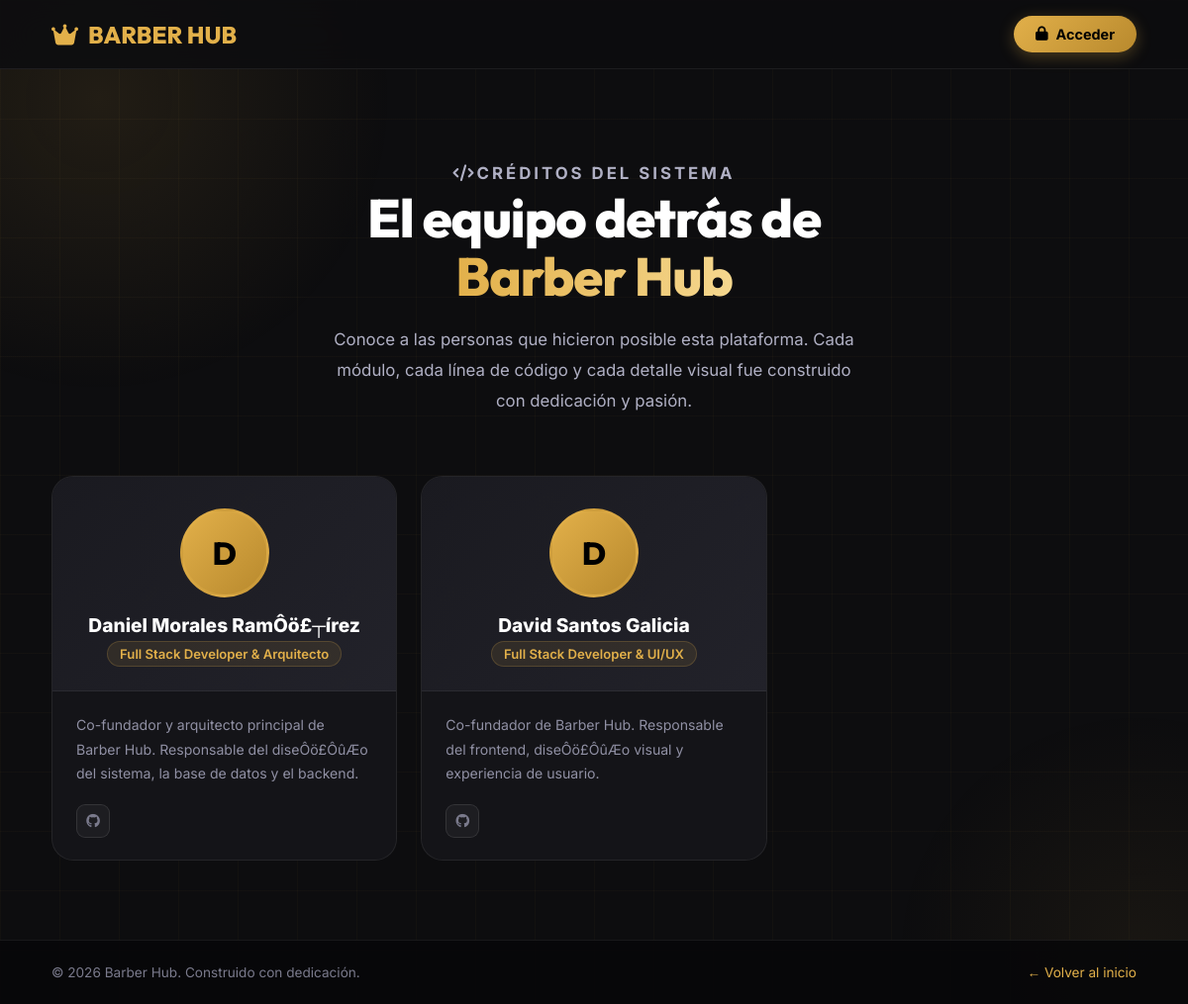
The page /public/devs on the database its author committed.
### tables this page shows
CREATE TABLE `desarrolladores` (
  `id` int(10) unsigned NOT NULL AUTO_INCREMENT,
  `nombre` varchar(100) NOT NULL,
  `cargo` varchar(80) NOT NULL COMMENT 'Full Stack, Backend, Frontend, DBA, UI/UX',
  `descripcion` text DEFAULT NULL,
  `foto_url` varchar(255) DEFAULT NULL,
  `tecnologias` text DEFAULT NULL COMMENT 'JSON: ["PHP","MySQL","JS"]',
  `contribuciones` text DEFAULT NULL,
  `instagram` varchar(150) DEFAULT NULL,
  `facebook` varchar(150) DEFAULT NULL,
  `linkedin` varchar(150) DEFAULT NULL,
  `github` varchar(150) DEFAULT NULL,
  `sitio_web` varchar(150) DEFAULT NULL,
  `estado` enum('Activo','Inactivo') NOT NULL DEFAULT 'Activo',
  `orden` tinyint(3) unsigned NOT NULL DEFAULT 0 COMMENT 'Orden de apariciÔö£Ôöén en la pÔö£├¡gina',
  `creado_por` int(10) unsigned DEFAULT NULL COMMENT 'Solo dev1 o dev2',
  `created_at` timestamp NOT NULL DEFAULT current_timestamp(),
  `updated_at` timestamp NOT NULL DEFAULT current_timestamp() ON UPDATE current_timestamp(),
  PRIMARY KEY (`id`)
);

### app/controllers/DevsController.php (called while the page is built, shortened)
<?php
class DevsController extends Controller {
    public function index() {
        $devs = [];
        $footer_cfg = [];
        try {
            $devModel    = $this->model('Desarrollador');
            $footerModel = $this->model('FooterConfig');
            $devs        = $devModel->getActivos();
            $footer_cfg  = $footerModel->getAll();
        } catch (Exception $e) {
        }
        $data = [
            'titulo'     => 'Equipo de Desarrollo | ' . APP_NAME,
            'devs'       => $devs,
            'footer_cfg' => $footer_cfg,
        ];
        $this->view('devs/index', $data);
    }
}

### config/database.php (called while the page is built)
<?php
return [
    'host'     => '127.0.0.1',
    'port'     => '3306',
    'database' => 'barber_hub',
    'username' => 'root',
    'password' => '',
    'charset'  => 'utf8mb4',
];

### app/models/Model.php (called while the page is built)
<?php
class Model {
    protected $db;
    public function __construct() {
        $config = require __DIR__ . '/../../config/database.php';
        $dsn = "mysql:host={$config['host']};port={$config['port']};dbname={$config['database']};charset={$config['charset']}";
        $options = [
            PDO::ATTR_ERRMODE            => PDO::ERRMODE_EXCEPTION,
            PDO::ATTR_DEFAULT_FETCH_MODE => PDO::FETCH_ASSOC,
            PDO::ATTR_EMULATE_PREPARES   => false,
        ];
        try {
            $this->db = new PDO($dsn, $config['username'], $config['password'], $options);
        } catch (PDOException $e) {
            die("Error de conexión a la Base de Datos: " . $e->getMessage());
        }
    }
    public function query($sql, $params = []) {
        $stmt = $this->db->prepare($sql);
        $stmt->execute($params);
        return $stmt;
    }
}

### app/models/Desarrollador.php (called while the page is built, shortened)
<?php
require_once '../app/models/Model.php';
class Desarrollador extends Model {
    public function getActivos() {
        $stmt = $this->query("SELECT * FROM desarrolladores WHERE estado = 'Activo' ORDER BY orden ASC");
        return $stmt->fetchAll();
    }
}

### app/views/devs/index.php (the view, shortened to what this page needs)
<!DOCTYPE html>
<html lang="es">
<head>
    <link rel="stylesheet" href="https://cdnjs.cloudflare.com/ajax/libs/font-awesome/6.4.0/css/all.min.css">
    <link href="https://unpkg.com/aos@2.3.1/dist/aos.css" rel="stylesheet">
</head>
<body>
<div class="glow glow-1"></div>
<div class="glow glow-2"></div>
<div class="wrapper">
<nav class="navbar">
    <a href="<?= BASE_URL ?>/" class="nav-logo"><i class="fas fa-crown"></i> BARBER HUB</a>
    <div style="display:flex; align-items:center; gap:10px;">
        <?php if(isset($_SESSION['user_id'])): ?>
            <?php if($_SESSION['rol_id'] == 6): ?>
                <a href="<?= BASE_URL ?>/perfil" class="btn-nav"><i class="fas fa-user"></i> Mi Perfil</a>
            <?php else: ?>
                <a href="<?= BASE_URL ?>/dashboard" class="btn-nav"><i class="fas fa-th-large"></i> Ir al Panel</a>
            <?php endif; ?>
        <?php else: ?>
            <a href="<?= BASE_URL ?>/auth/login" class="btn-nav"><i class="fas fa-lock"></i> Acceder</a>
        <?php endif; ?>
    </div>
</nav>
<div class="page-header" data-aos="fade-up">
    <p class="eyebrow"><i class="fas fa-code me-2"></i>Créditos del Sistema</p>
    <h1>El equipo detrás de<br><span>Barber Hub</span></h1>
    <p>Conoce a las personas que hicieron posible esta plataforma. Cada módulo, cada línea de código y cada detalle visual fue construido con dedicación y pasión.</p>
</div>
<div class="devs-wrap">
    <div class="devs-grid">
        <?php foreach ($devs as $i => $dev): ?>
        <div class="dev-card" data-aos="fade-up" data-aos-delay="<?= $i * 80 ?>">
            <div class="dev-header">
                <div class="dev-avatar">
                    <?php if ($dev['foto_url']): ?>
                        <img src="<?= htmlspecialchars($dev['foto_url']) ?>" alt="<?= htmlspecialchars($dev['nombre']) ?>">
                    <?php else: ?>
                        <?= strtoupper(substr($dev['nombre'], 0, 1)) ?>
                    <?php endif; ?>
                </div>
                <div class="dev-name"><?= htmlspecialchars($dev['nombre']) ?></div>
                <div class="dev-cargo"><?= htmlspecialchars($dev['cargo']) ?></div>
            </div>
            <div class="dev-body">
                <?php if ($dev['descripcion']): ?>
                <p class="dev-desc"><?= htmlspecialchars($dev['descripcion']) ?></p>
                <?php endif; ?>
                <div class="dev-social">
                    <?php if ($dev['github']): ?>
                    <a href="<?= htmlspecialchars($dev['github']) ?>" target="_blank" class="dev-social-btn" title="GitHub"><i class="fab fa-github"></i></a>
                    <?php endif; ?>
                </div>
            </div>
        </div>
        <?php endforeach; ?>
    </div>
</div>
<footer class="page-footer">
    <p>&copy; <?= date('Y') ?> Barber Hub. Construido con dedicación.</p>
    <a href="<?= BASE_URL ?>/">← Volver al inicio</a>
</footer>
</div>
</body>
</html>

### app/views/devs/index.php (style rules this page uses)
*, *::before, *::after { box-sizing: border-box; margin: 0; padding: 0; }
:root { --gold:#E2B04A; --gold2:#F5D78E; --dark:#0D0D0F; --card:#141418; --card2:#1C1C22; --border:rgba(255,255,255,0.07); --white:#FFFFFF; --off:#E8E8F0; --muted:#7A7A8C; }
html { scroll-behavior: smooth; }
body { font-family:'Inter',sans-serif; background:var(--dark); color:var(--white); overflow-x:hidden; min-height:100vh; }
h1,h2,h3,h4,h5 { font-family:'Outfit',sans-serif; }
.glow { position:fixed; border-radius:50%; z-index:0; pointer-events:none; }
.glow-1 { top:-200px; left:-200px; width:600px; height:600px; background:radial-gradient(circle,rgba(226,176,74,0.1) 0%,transparent 70%); animation:gf 14s ease-in-out infinite alternate; }
.glow-2 { bottom:-200px; right:-200px; width:500px; height:500px; background:radial-gradient(circle,rgba(226,176,74,0.06) 0%,transparent 70%); animation:gf 18s ease-in-out infinite alternate-reverse; }
.wrapper { position:relative; z-index:1; min-height:100vh; display:flex; flex-direction:column; }
.navbar { position:sticky; top:0; z-index:200; display:flex; align-items:center; justify-content:space-between; padding:16px 52px; background:rgba(13,13,15,0.88); backdrop-filter:blur(20px); border-bottom:1px solid var(--border); }
.nav-logo { font-family:'Outfit',sans-serif; font-weight:800; font-size:1.5rem; color:var(--gold); text-decoration:none; display:flex; align-items:center; gap:10px; }
.btn-nav { background:linear-gradient(135deg,var(--gold),#b8892d); color:#000; font-weight:700; font-size:0.9rem; padding:10px 22px; border-radius:50px; text-decoration:none; display:flex; align-items:center; gap:8px; box-shadow:0 4px 16px rgba(226,176,74,0.3); transition:all 0.3s; }
.page-header { text-align:center; padding:90px 52px 60px; }
.eyebrow { display:inline-block; font-size:0.75rem; font-weight:700; letter-spacing:3px; text-transform:uppercase; color:var(--gold); margin-bottom:16px; }
.page-header h1 { font-size:clamp(2.2rem,4.5vw,3.6rem); font-weight:800; color:var(--white); margin-bottom:18px; letter-spacing:-1px; line-height:1.1; }
.page-header h1 span { background:linear-gradient(90deg,var(--gold),var(--gold2)); -webkit-background-clip:text; -webkit-text-fill-color:transparent; background-clip:text; }
.page-header p { font-size:1.05rem; color:#B0B0C4; line-height:1.85; max-width:540px; margin:0 auto; }
.devs-wrap { padding:0 52px 80px; max-width:1200px; margin:0 auto; width:100%; }
.devs-grid { display:grid; grid-template-columns:repeat(auto-fill,minmax(300px,1fr)); gap:24px; }
.dev-card { background:var(--card); border:1px solid var(--border); border-radius:22px; overflow:hidden; transition:all 0.35s ease; position:relative; }
.dev-card::after { content:''; position:absolute; bottom:0; left:0; right:0; height:2px; background:linear-gradient(90deg,transparent,var(--gold),transparent); opacity:0; transition:opacity 0.3s; }
.dev-header { background:linear-gradient(135deg,#1a1a20,#22222a); padding:32px 28px 24px; text-align:center; border-bottom:1px solid var(--border); position:relative; }
.dev-avatar { width:90px; height:90px; border-radius:50%; margin:0 auto 16px; border:3px solid rgba(226,176,74,0.4); overflow:hidden; display:flex; align-items:center; justify-content:center; background:linear-gradient(135deg,var(--gold),#b8892d); font-size:2rem; color:#000; font-weight:800; font-family:'Outfit',sans-serif; }
.dev-name { font-size:1.2rem; font-weight:800; color:var(--white); margin-bottom:4px; }
.dev-cargo { font-size:0.82rem; font-weight:600; color:var(--gold); background:rgba(226,176,74,0.1); border:1px solid rgba(226,176,74,0.2); padding:4px 12px; border-radius:50px; display:inline-block; }
.dev-body { padding:22px 24px; }
.dev-desc { font-size:0.88rem; color:#9090A4; line-height:1.75; margin-bottom:18px; }
.dev-social { display:flex; gap:8px; flex-wrap:wrap; }
.dev-social-btn { width:34px; height:34px; border-radius:9px; border:1px solid rgba(255,255,255,0.1); background:rgba(255,255,255,0.04); display:flex; align-items:center; justify-content:center; color:var(--muted); font-size:0.88rem; text-decoration:none; transition:all 0.22s; }
.page-footer { border-top:1px solid var(--border); padding:24px 52px; display:flex; align-items:center; justify-content:space-between; flex-wrap:wrap; gap:12px; background:rgba(8,8,10,0.95); }
.page-footer p { color:var(--muted); font-size:0.85rem; }
.page-footer a { color:var(--gold); text-decoration:none; font-size:0.85rem; }

### rows shown on the page
desarrolladores: nombre "D", nombre "Daniel Morales RamÔö£┬írez", cargo "Full Stack Developer & Arquitecto", descripcion "Co-fundador y arquitecto principal de Barber Hub. Responsable del diseÔö£ÔûÆo del sistema, la base de datos y el backend."
desarrolladores: nombre "D", nombre "David Santos Galicia", cargo "Full Stack Developer & UI/UX", descripcion "Co-fundador de Barber Hub. Responsable del frontend, diseÔö£ÔûÆo visual y experiencia de usuario."
